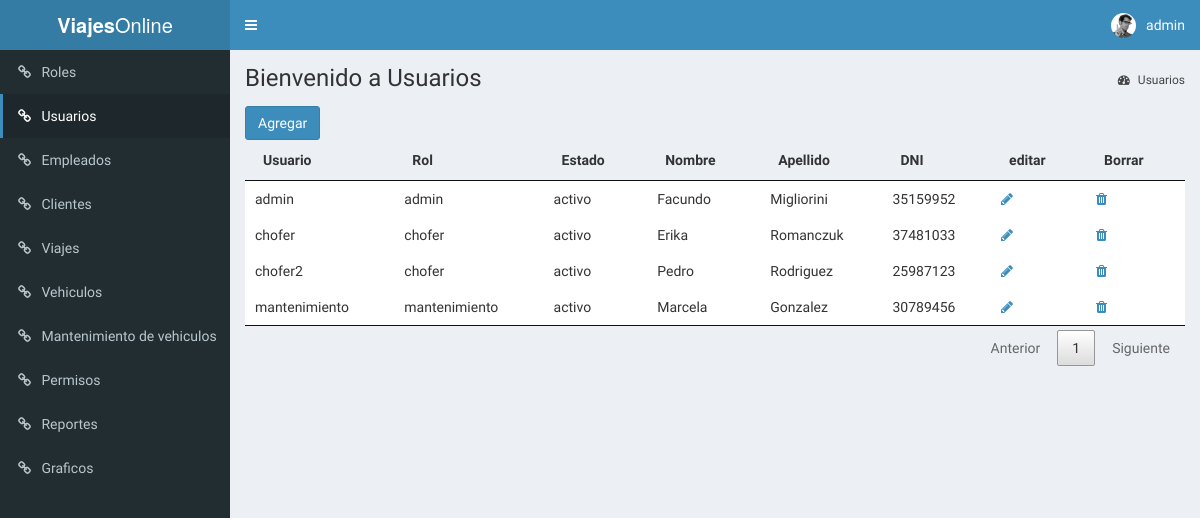
Screenshot of /index.php?page=usuario (signed in) with the database file from the repository.
### tables this page shows
CREATE TABLE Usuario (
    id INT NOT NULL AUTO_INCREMENT primary key ,
    usuario varchar (64),
    password varchar(225),
    estado enum('activo','inactivo') default 'activo',
    id_rol int ,
    id_empleado int,
    foreign key(id_rol) references Rol(id),
    foreign key(id_empleado) references Empleado(id)
);

CREATE TABLE Rol (
    id INT NOT NULL AUTO_INCREMENT primary key ,
    descripcion varchar(50)
);

CREATE TABLE Empleado(
    id INT NOT NULL AUTO_INCREMENT primary key ,
    nombre varchar(50),
    apellido varchar(80),
    numeroDocumento varchar(15),
    telefono varchar(50)
);

### middleware/requiereLogin.php (called while the page is built, shortened)
<?php
if ( !isset( $_SESSION['authenticate'] ) || $_SESSION['authenticate'] !== true ){
    header('Location: login.php');
    exit;
}else {
    $autorize = true;
}

### Helper.php (called while the page is built, shortened)
<?php
abstract class Helper
{
    static public function isPage($pageName)
    {
        if( isset($_GET['page']) && $_GET['page'] === $pageName )
            return true;
        return false;
    }
}

### models/DataBase.php (called while the page is built, shortened)
<?php
class DataBase
{
    private $_db;
    private static $instancia;
    public static function getInstance()
    {
        if (  !self::$instancia instanceof self) {
            self::$instancia = new self;
        }
        return self::$instancia;
    }
    public function query($query)
    {
        $type = explode(" ", trim($query) );
        switch ( strtolower($type[0]) ){
            case 'select':
                return $this->_select($query);
                break;
        }
    }
    private function _select($query)
    {
        $res = $this->_execQuery($query);
        $rows = [];
        while( $reg = $res->fetch_object() ) {
            $rows[] = $reg;
        }
        return $rows;
    }
    private function _execQuery($query)
    {
        $res = $this->_db->query($query);
        return $res;
    }
    private function _connect()
    {
        $this->_db = mysqli_connect( self::DB_HOST, self::DB_USER, self::DB_PASSWORD, self::DB_NAME );
    	$this->_db->set_charset('utf8');
    }
}

### models/Usuario_model.php (called while the page is built, shortened)
<?php
require_once 'DataBase.php';
class Usuario implements ModelInterface
{
    static public function getAll()
    {
        $db = DataBase::getInstance();
        $query = "SELECT u.id, u.usuario, u.estado, r.id as rol_id, r.descripcion as rol_descripcion, e.nombre as empleado_nombre, e.apellido as empleado_apellido, e.numeroDocumento as empleado_numero_documento, e.telefono as empleado_telefono FROM Usuario u INNER JOIN Empleado e ON u.id_empleado = e.id INNER JOIN Rol r ON u.id_rol = r.id";
        return $db->query($query);
    }
}
?>

### View/Usuario_view.php (the view, shortened to what this page needs)
<?php
$listUsuarios = Usuario::getAll();
?>
<div class="content-wrapper">
    <section class="content-header">
        <h1> Bienvenido a Usuarios </h1>
        <ol class="breadcrumb">
            <li><a href="#"><i class="fa fa-dashboard"></i> Usuarios</a></li>
        </ol>
    </section>
    <section class="content container-fluid">
        <button type="button" class="btn btn-primary" data-toggle="modal" data-target="#modalCreate">Agregar</button>
        <table id="tablaRoles">
            <thead>
                <tr>
                    <th>Usuario</th>
                    <th>Rol</th>
                    <th>Estado</th>
                    <th>Nombre</th>
                    <th>Apellido</th>
                    <th>DNI</th>
                    <th>editar</th>
                    <th>Borrar</th>
                </tr>
            </thead>
            <tbody>
            <?php
                foreach($listUsuarios as $usuario) {  ?>
                    <tr>
                        <td><?php echo $usuario->usuario ; ?></td>
                        <td><?php echo $usuario->rol_descripcion ; ?></td>
                        <td><?php echo $usuario->estado; ?></td>
                        <td><?php echo $usuario->empleado_nombre; ?></td>
                        <td><?php echo $usuario->empleado_apellido; ?></td>
                        <td><?php echo $usuario->empleado_numero_documento; ?></td>
                        <td>
                            <a class="btn-modal-edit-usuario" href="#" data-toggle="modal"
                                data-target="#modalEdit"
                                data-usuario="<?php echo $usuario->usuario; ?>"
                                data-id="<?php echo $usuario->id; ?>"
                                data-rol="<?php echo $usuario->rol_id ; ?>">
                                <i class="fa fa-pencil" aria-hidden="true"></i></a>
                        </td>
                        <td>
                            <a class="btn-modal-delete-usuario" href="#" data-toggle="modal"
                                data-target="#modalDelete"
                                data-usuario="<?php echo $usuario->usuario; ?>"
                                data-id="<?php echo $usuario->id; ?>">
                                <i class="fa fa-trash" aria-hidden="true"></i></a>
                        </td>
                    </tr>
                <?php } ?>
            </tbody>
        </table>
    </section>
</div>

### index.php (shortened to what this page needs)
<?php
require_once "Helper.php";
require_once 'middleware/requiereLogin.php';
if(isset($_GET['page']) && !empty($_GET['page']))
{
    require_once "templates/head.php";
    require_once "templates/header.php";
    require_once "templates/menu.php";
    switch ($_GET['page']) {
        case 'usuario':
            require_once "models/Usuario_model.php";
            require_once 'View/Usuario_view.php';
            break;
    }
}
require_once "templates/footer.php";

### templates/head.php (shortened to what this page needs)
<!DOCTYPE html>
<html>
<head>
  <link rel="stylesheet" href="public/css/bootstrap.min.css">
  <link rel="stylesheet" href="public/font-awesome/css/font-awesome.min.css">
  <link rel="stylesheet" href="public/css/AdminLTE.min.css">
  <link rel="stylesheet" href="public/css/skin-blue.min.css">
  <link rel="stylesheet" href="public/css/jquery.dataTables.min.css">
</head>
<body class="hold-transition <?php echo (isset($autorize) && $autorize === true) ? 'skin-blue' : ''; ?> login-page">
    <div class="wrapper">

### templates/header.php (shortened to what this page needs)
<header class="main-header">
  <a href="#" class="logo">
    <span class="logo-lg"><b>Viajes</b>Online</span>
  </a>
  <nav class="navbar navbar-static-top" role="navigation">
    <a href="#" class="sidebar-toggle" data-toggle="push-menu" role="button">
    </a>
    <div class="navbar-custom-menu">
      <ul class="nav navbar-nav">
        <li class="dropdown user user-menu">
          <a href="#" class="dropdown-toggle" data-toggle="dropdown">
            <img src="public/img/user2-160x160.jpg" class="user-image" alt="User Image">
            <span class="hidden-xs"><?php echo $_SESSION['usuario']; ?></span>
          </a>
        </li>
      </ul>
    </div>
  </nav>
</header>

### templates/menu.php
<aside class="main-sidebar">
  <section class="sidebar">
    <ul class="sidebar-menu" data-widget="tree">
      <li <?php echo ( Helper::isPage('roles') ) ? 'class="active"' : '' ?> ><a href="index.php?page=roles"><i class="fa fa-link"></i> <span>Roles</span></a></li>
      <li <?php echo ( Helper::isPage('usuario') ) ? 'class="active"' : '' ?>><a href="index.php?page=usuario"><i class="fa fa-link"></i> <span>Usuarios</span></a></li>
      <li><a href="index.php?page=empleado"><i class="fa fa-link"></i> <span>Empleados</span></a></li>
      <li <?php echo ( Helper::isPage('clientes') ) ? 'class="active"' : '' ?>><a href="index.php?page=clientes"><i class="fa fa-link"></i> <span>Clientes</span></a></li>
      <li <?php echo ( Helper::isPage('viajes') ) ? 'class="active"' : '' ?>><a href="index.php?page=viajes"><i class="fa fa-link"></i> <span>Viajes</span></a></li>
      <li <?php echo ( Helper::isPage('vehiculos') ) ? 'class="active"' : '' ?>><a href="index.php?page=vehiculos"><i class="fa fa-link"></i> <span>Vehiculos</span></a></li>
      <li <?php echo ( Helper::isPage('mantenimiento') ) ? 'class="active"' : '' ?>><a href="index.php?page=mantenimiento"><i class="fa fa-link"></i> <span>Mantenimiento de vehiculos</span></a></li>
      <li <?php echo ( Helper::isPage('permisos') ) ? 'class="active"' : '' ?>><a href="index.php?page=permisos"><i class="fa fa-link"></i> <span>Permisos</span></a></li>
      <li <?php echo ( Helper::isPage('reportes') ) ? 'class="active"' : '' ?>><a href="index.php?page=reportes"><i class="fa fa-link"></i> <span>Reportes</span></a></li>
      <li <?php echo ( Helper::isPage('graficos') ) ? 'class="active"' : '' ?>><a href="index.php?page=graficos"><i class="fa fa-link"></i> <span>Graficos</span></a></li>
    </ul>
  </section>
</aside>

### templates/footer.php (shortened to what this page needs)
</div>
</body>
</html>

### rows the page displays
usuario: usuario "admin", id_rol.descripcion "admin", estado "activo", id_empleado.nombre "Facundo", id_empleado.apellido "Migliorini", id_empleado.numeroDocumento "35159952"
usuario: usuario "chofer", id_rol.descripcion "chofer", estado "activo", id_empleado.nombre "Erika", id_empleado.apellido "Romanczuk", id_empleado.numeroDocumento "37481033"
usuario: usuario "chofer2", id_rol.descripcion "chofer", estado "activo", id_empleado.nombre "Pedro", id_empleado.apellido "Rodriguez", id_empleado.numeroDocumento "25987123"
usuario: usuario "mantenimiento", id_rol.descripcion "mantenimiento", estado "activo", id_empleado.nombre "Marcela", id_empleado.apellido "Gonzalez", id_empleado.numeroDocumento "30789456"

### other values shown
$_SESSION['usuario'] "admin"
